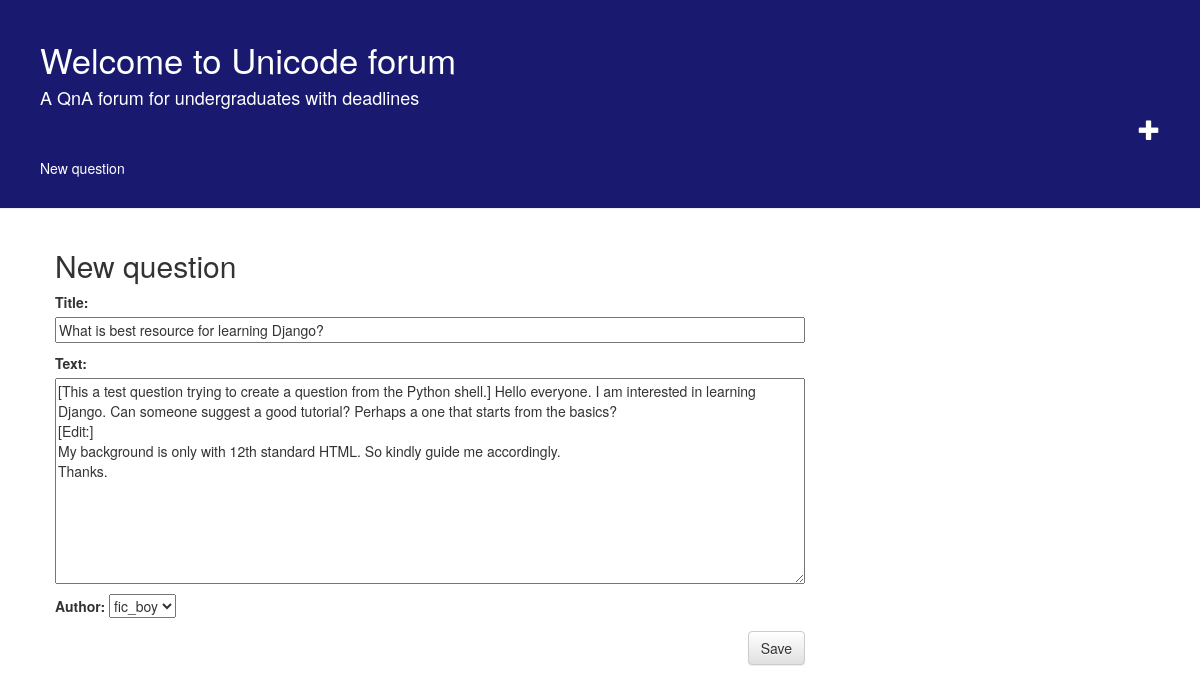
Screenshot of /question/3/edit/ with the database file from the repository.
### forum/models.py (models this page shows, shortened)
class Question(models.Model):
	title = models.CharField(max_length=100)
	text = models.TextField()
	published_date = models.DateTimeField(default=timezone.now)
	author = models.ForeignKey(User, on_delete=models.CASCADE)

### forum/views.py (the view)
# urls.py: path('question/<int:pk>/edit/', views.question_edit, name = 'question_edit'),
def question_edit(request, pk):
    question = get_object_or_404(Question, pk = pk)
    if request.method == "POST":
        form = QuestionForm(request.POST, instance=question)
        if form.is_valid():
            question = form.save(commit=False)
            question.published_date = timezone.now()
            question.save()
            return redirect('question_detail', pk = question.pk)
    else:
        form = QuestionForm(instance=question)
    return render(request, 'forum/question_edit.html', {'form': form})

### forum/forms.py
class QuestionForm(forms.ModelForm):
	class Meta:
		model = Question
		fields = ('title', 'text', 'author')

### forum/models.py (called while the page is built)
	def __str__(self):
		return self.username

### forum/templates/forum/question_edit.html
{% extends 'forum/base.html' %}
{% block content %}
    <h2>New question</h2>
    <form method="POST" class="post-form">{% csrf_token %}
        {{ form.as_p }}
        <button type="submit" class="save btn btn-default">Save</button>
    </form>
{% endblock %}

### forum/static/css/forum.css (style rules this page uses)
h1, h2, h3, { font-family: 'Lobster', cursive; }
.save { float: right; }
.post-form textarea, .post-form input { width: 100%; }

### rows the page displays
Question: title "What is best resource for learning Django?", text "[This a test question trying to create a question from the Python shell.] Hello everyone. I am interested in learning Django. Can someone suggest a good tutorial? Perhaps a one that starts from the basics? [Edit:] My background is only with 12th standard HTML. So kindly guide me accordingly. Thanks.", author "fic_boy"
